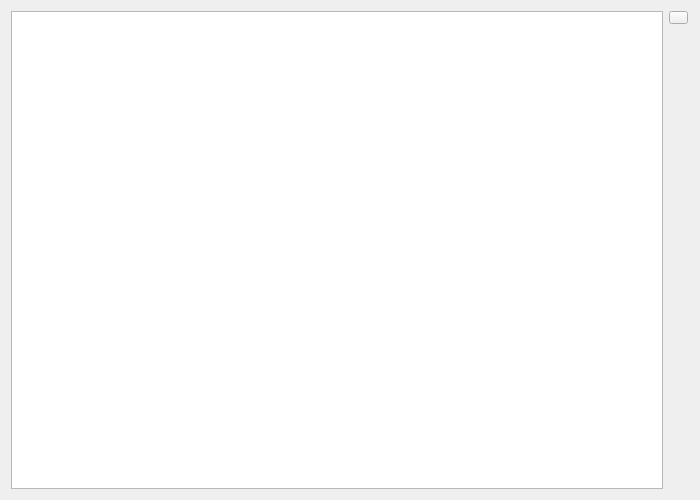
<?xml version="1.0" encoding="UTF-8"?>
<ui version="4.0">
 <class>PageDebugPrint</class>
 <widget class="QWidget" name="PageDebugPrint">
  <property name="geometry">
   <rect>
    <x>0</x>
    <y>0</y>
    <width>700</width>
    <height>500</height>
   </rect>
  </property>
  <property name="windowTitle">
   <string>Form</string>
  </property>
  <layout class="QVBoxLayout" name="verticalLayout_2">
   <item>
    <layout class="QHBoxLayout" name="horizontalLayout">
     <item>
      <widget class="VTextBrowser" name="consoleBrowser">
       <property name="font">
        <font>
         <family>DejaVu Sans Mono</family>
        </font>
       </property>
       <property name="lineWrapMode">
        <enum>QTextEdit::NoWrap</enum>
       </property>
      </widget>
     </item>
     <item>
      <layout class="QVBoxLayout" name="verticalLayout">
       <item>
        <widget class="QPushButton" name="clearButton">
         <property name="sizePolicy">
          <sizepolicy hsizetype="Fixed" vsizetype="Fixed">
           <horstretch>0</horstretch>
           <verstretch>0</verstretch>
          </sizepolicy>
         </property>
         <property name="font">
          <font>
           <pointsize>3</pointsize>
          </font>
         </property>
         <property name="toolTip">
          <string>Clear all text from console</string>
         </property>
         <property name="text">
          <string/>
         </property>
         <property name="icon">
          <iconset resource="../res.qrc">
           <normaloff>:/res/icons/Delete-96.png</normaloff>:/res/icons/Delete-96.png</iconset>
         </property>
        </widget>
       </item>
       <item>
        <spacer name="verticalSpacer">
         <property name="orientation">
          <enum>Qt::Vertical</enum>
         </property>
         <property name="sizeHint" stdset="0">
          <size>
           <width>20</width>
           <height>40</height>
          </size>
         </property>
        </spacer>
       </item>
      </layout>
     </item>
    </layout>
   </item>
  </layout>
 </widget>
 <customwidgets>
  <customwidget>
   <class>VTextBrowser</class>
   <extends>QTextEdit</extends>
   <header>widgets/vtextbrowser.h</header>
  </customwidget>
 </customwidgets>
 <resources>
  <include location="../res.qrc"/>
 </resources>
 <connections/>
</ui>
